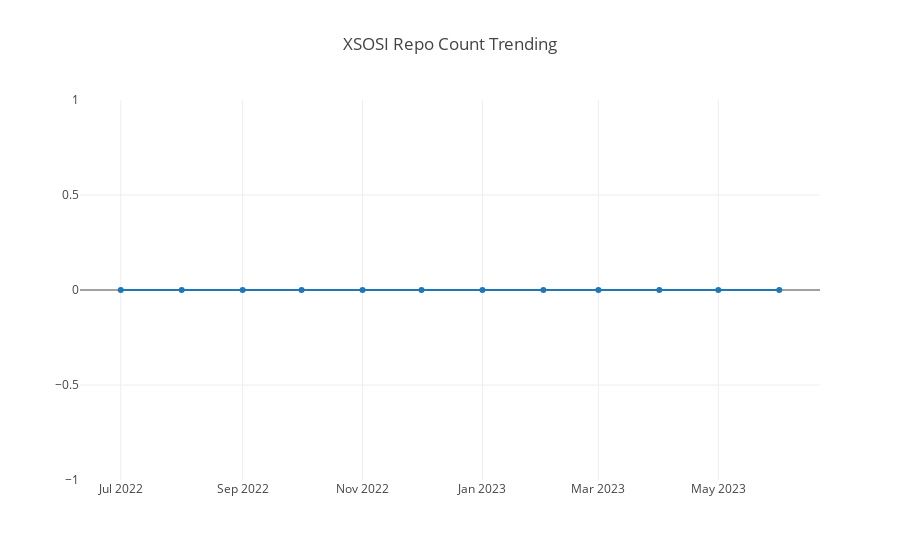

The notebook cell this image was saved under:
### Code cell
openDigger.render.plotly([{ x: monthes, y: repoCountTrend, type: 'scatter' }], { title: 'XSOSI Repo Count Trending' });

### Figure 1 — Plotly figure (JSON) as saved in the notebook; plotly's stock layout.template omitted (floating-point values rounded to 4 significant figures)
{"data": [{"type": "scatter", "x": ["2022-7", "2022-8", "2022-9", "2022-10", "2022-11", "2022-12", "2023-1", "2023-2", "2023-3", "2023-4", "2023-5", "2023-6"], "y": [0, 0, 0, 0, 0, 0, 0, 0, 0, 0, 0, 0]}], "layout": {"autosize": true, "title": {"text": "XSOSI Repo Count Trending"}, "xaxis": {"autorange": true, "range": ["2022-06-10 22:55:17.1032", "2023-06-21 01:04:42.8968"], "type": "date"}, "yaxis": {"autorange": true, "range": [-1, 1], "type": "linear"}}}
